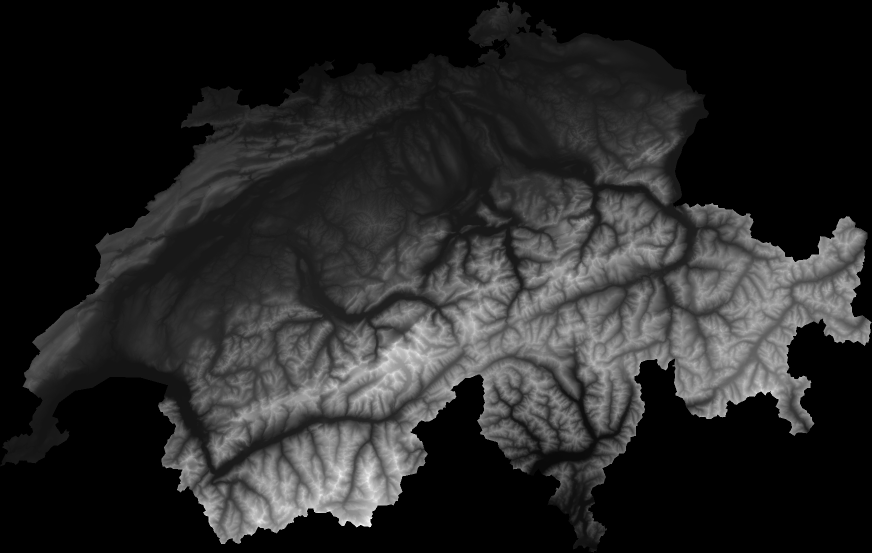
#> input picture scripts/weekly_poster_w46_assets/dhm200_ch.png, 1743 x 1105 px (shown at 1/2 size)
$ python weekly_poster_w46_map.py weekly_poster_w46_assets/dhm200_ch.png
#> lines starting #> are read from the running program, lines starting #| are printed output that depends on the picture; after the words box and inside, x2 and y2 are one past the last pixel; in counts of white or black regions, pixels touching at a corner belong together
### scripts/weekly_poster_w46_nebelmeer.py
"""Week 46 (6 - 12 November 2026), German: Nebelmeer.

Switzerland's relief from swisstopo's height model, seen from straight above, with a sea of fog
whose upper limit stands at exactly 1,132 metres above sea level: one metre for each of the week's
new decisions. Everything lower lies under the fog (52 % of the country: the Mittelland, the lake
basins, the floors of the Alpine valleys); the Jura ridges and the Alps stand out of it. Below the
map the same fog in a section from Basel to Monte Rosa.

Real: the heights (DHM25/200 m, © swisstopo) and the border. Drawn: the light (from the north-west,
as on Swiss maps), the fog's thinning towards its shore, and the shadows the mountains throw on it.

    design(week, lang) -> str      # a complete 1080x1350 HTML page
"""
from __future__ import annotations

import base64
import io
import json
from pathlib import Path

import numpy as np
from PIL import Image, ImageFilter

import weekly_poster as wp
from weekly_poster_designs import esc, page

W, H = 1080, 1350
ASSETS = Path(__file__).with_name("weekly_poster_w46_assets")
BG = (8, 11, 24)
ROCK_LO, ROCK_HI = np.array([14, 20, 44.0]), np.array([150, 168, 205.0])   # shadow side, lit side
RED = "#ff5a36"
FOG, FOG_SHADE = np.array([246, 243, 236.0]), np.array([176, 188, 214.0])
MAP_W = 1012                     # css px
MAP_X, MAP_Y = 34, 318
PROFILE = ((611.5, 267.5), (633.9, 87.3))        # Basel, Dufourspitze (km)


def heights() -> tuple[np.ndarray, dict]:
    meta = json.loads((ASSETS / "dhm200_ch.json").read_text())
    z = np.asarray(Image.open(ASSETS / "dhm200_ch.png")).astype(np.float32)
    return z, meta


def shade(z: np.ndarray, inside: np.ndarray, cell: float) -> np.ndarray:
    """Relief shading 0..1, light from the north-west, with a little light from the west and north
    so that no slope goes flat."""
    zz = np.where(inside, z, np.nan)
    fill = np.where(inside, z, np.nanmean(zz))
    gy, gx = np.gradient(fill, cell)
    out = np.zeros_like(fill)
    for az, wgt in ((315, .6), (270, .2), (0, .2)):
        a, alt = np.radians(az), np.radians(38)
        lx, ly, lz = np.sin(a) * np.cos(alt), np.cos(a) * np.cos(alt), np.sin(alt)
        out += wgt * np.clip((-gx * lx + gy * ly + lz) / np.sqrt(gx ** 2 + gy ** 2 + 1), 0, 1)
    return np.clip((out - .25) / .62, 0, 1)


# [35 lines left out: functions cast, render, not called in this run]


def profile(n: int = 900) -> tuple[np.ndarray, np.ndarray]:
    """Heights along the straight line Basel - Dufourspitze: (km along the line, metres)."""
    z1, meta = heights()
    (e0, n0), (e1, n1) = PROFILE
    t = np.linspace(0, 1, n)
    e, nn = e0 + (e1 - e0) * t, n0 + (n1 - n0) * t
    c, r = (e - meta["e0"]) / meta["cell"] - .5, (meta["n1"] - nn) / meta["cell"] - .5
    c0, r0 = np.floor(c).astype(int), np.floor(r).astype(int)
    fc, fr = c - c0, r - r0
    g = lambda rr, cc: z1[np.clip(rr, 0, z1.shape[0] - 1), np.clip(cc, 0, z1.shape[1] - 1)] - 1  # noqa: E731
    z = (g(r0, c0) * (1 - fc) + g(r0, c0 + 1) * fc) * (1 - fr) + (g(r0 + 1, c0) * (1 - fc) + g(r0 + 1, c0 + 1) * fc) * fr
    return t * float(np.hypot(e1 - e0, n1 - n0)), z


# [60 lines left out: functions uri, design, not called in this run]

### scripts/weekly_poster_w46_map.py
#!/usr/bin/env python3
"""Week 46 (6 - 12 November 2026): the animated map, one self-contained HTML page.

The German poster set in motion. Over Switzerland's relief the fog rises from the lowest ground
(Lago Maggiore, 193 m) to 1,132 metres above sea level while the figure counts from 0 to 1,132:
one metre for each of the week's new decisions. The section from Basel to Monte Rosa fills with
it. Under the pointer the page reads the height of the ground and says how far it lies under or
above the fog.

Real: the heights (DHM25/200 m, © swisstopo) and the border (swissBOUNDARIES3D). Drawn: the light
from the north-west, the fog's thinning towards its shore, the shadows on it. The page draws the
map on the GPU from one texture that holds each point's height and shading.

    python3 scripts/weekly_poster_w46_map.py            # -> output/posters/w46/map.html
    python3 scripts/weekly_poster_w46_map.py --site     # also docs/posters/2026-w46/map/ (archive step)
"""
from __future__ import annotations

import base64
import io
import json
import sys
from pathlib import Path

import numpy as np
from PIL import Image

sys.path.insert(0, str(Path(__file__).resolve().parent))

HERE = Path(__file__).parent
OUT = HERE.parent / "output" / "posters" / "w46" / "map.html"
SITE = HERE.parent / "docs" / "posters" / "2026-w46" / "map" / "index.html"
TEX_W = 1400                            # texture width in pixels


def geometry() -> tuple[dict, list, np.ndarray]:
    """Cantons, lakes and the national border as one ring (km), from weekly_poster_cantons.json."""
    data = json.loads((HERE / "weekly_poster_cantons.json").read_text(encoding="utf-8"))
    lakes = [np.array(r) for lk in data["lakes"] for r in lk["rings"]]
    chains = [np.array(c) for c in data["border"]]
    chains = [c for c in chains if np.abs(c[0] - c[-1]).sum() > 1e-6]      # an enclave's own ring stays out
    ring = chains.pop(0)
    while chains:                                                          # swisstopo's chains, end to end
        end = ring[-1]
        _, i, flip = min((min(np.hypot(*(c[0] - end)), np.hypot(*(c[-1] - end))), i,
                          np.hypot(*(c[-1] - end)) < np.hypot(*(c[0] - end))) for i, c in enumerate(chains))
        c = chains.pop(i)
        ring = np.vstack([ring, c[::-1] if flip else c])
    x, y = ring[:, 0], ring[:, 1]
    area = abs(np.sum(x * np.roll(y, -1) - np.roll(x, -1) * y)) / 2
    assert 41000 < area < 41600, area                                      # Switzerland: 41,285 km2
    return data["cantons"], lakes, ring


def build() -> dict:
    import weekly_poster_w46_nebelmeer as nb

    v = json.loads((HERE / "weekly_poster_w46_data.json").read_text(encoding="utf-8"))["verified"]
    z1, meta = nb.heights()
    inside = z1 > 0
    shade = nb.shade(z1 - 1, inside, meta["cell"] * 1000)
    w, h = TEX_W, round(TEX_W * z1.shape[0] / z1.shape[1])
    small = lambda a: np.asarray(Image.fromarray(a.astype(np.float32)).resize((w, h), Image.BILINEAR))  # noqa: E731
    cover = small(inside)
    zs = small(np.where(inside, z1 - 1, 0)) / np.maximum(cover, 1e-6)      # heights averaged over Swiss ground only
    ss = small(np.where(inside, shade, 0)) / np.maximum(cover, 1e-6)
    ins = cover > 0.5
    zq = np.where(ins, np.clip(np.round(zs), 0, 65000) + 1, 0).astype(np.uint16)
    rgb = np.stack([(zq >> 8).astype(np.uint8), (zq & 255).astype(np.uint8),
                    np.where(ins, np.clip(ss * 255, 0, 255), 0).astype(np.uint8)], axis=-1)
    png = io.BytesIO()
    Image.fromarray(rgb).save(png, "PNG", optimize=True)

    km, z = nb.profile()
    last = int(np.nonzero(z > 0)[0][-1])
    km, z = km[:last + 1], z[:last + 1]
    total = v["added"]
    under = float((inside & (z1 - 1 < total)).sum() / inside.sum())
    (e0, n0), (e1, n1) = nb.PROFILE
    fx = lambda e: (e - meta["e0"]) / (z1.shape[1] * meta["cell"])          # noqa: E731  (0..1 across the map)
    fy = lambda n: (meta["n1"] - n) / (z1.shape[0] * meta["cell"])          # noqa: E731
    return {"total": total, "week": 46, "tw": w, "th": h, "tex": base64.b64encode(png.getvalue()).decode(),
            "lowest": meta["lowest"], "under": round(under * 100),
            "km": round(float(km[-1]), 2), "prof": [round(float(a), 1) for a in z[::3]],
            "line": [round(fx(e0), 4), round(fy(n0), 4), round(fx(e1), 4), round(fy(n1), 4)],
            "box": [meta["e0"], meta["n1"], round(z1.shape[1] * meta["cell"], 1), round(z1.shape[0] * meta["cell"], 1)]}


def main() -> None:
    d = build()
#> (reads scripts/weekly_poster_w46_data.json from the repository)
#> (reads scripts/weekly_poster_w46_assets/dhm200_ch.json from the repository)
#> in build, `z1, meta = nb.heights()`: meta = {'e0': 485.3, 'n1': 296.1, 'cell': 0.2, 'lowest': 193, 'highest': 4557, 'source': 'swisstopo DHM25/200 m', 'attribution': '© swisstopo'}
#> in build, `inside = z1 > 0`:
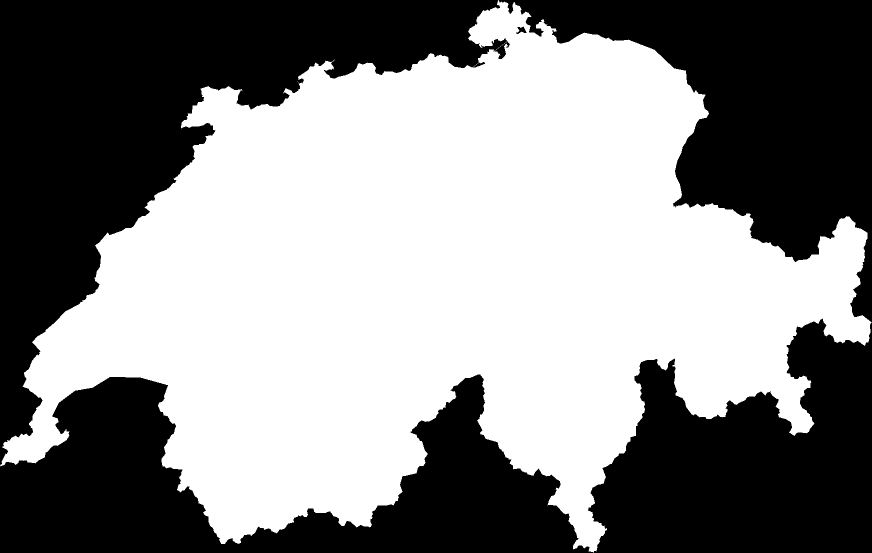
#> inside: shape (1105, 1743) bool (shown at 1/2 size); 53.7% white; 5 black regions, box (x1, y1, x2, y2) and area: (0, 0, 1020, 930) 310009, (0, 749, 1186, 1105) 201911, (997, 0, 1743, 644) 200964, (1176, 637, 1743, 1105) 178015, (1032, 53, 1053, 68) 160
#> in shade, `fill = np.where(inside, z, np.nanmean(zz))`:
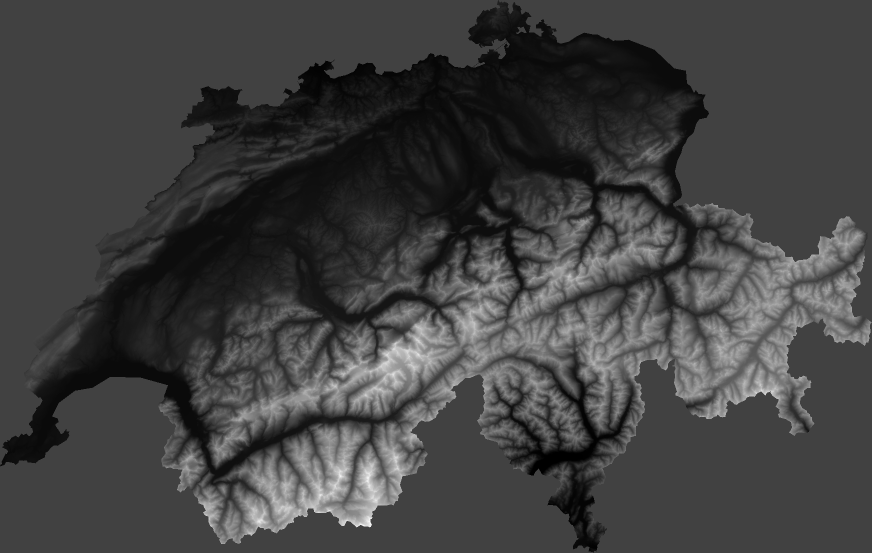
#> fill: shape (1105, 1743) float32 (shown at 1/2 size); min 193, max 4557, mean 1307.4; drawn with min black and max white
#> in shade, `gy, gx = np.gradient(fill, cell)`:
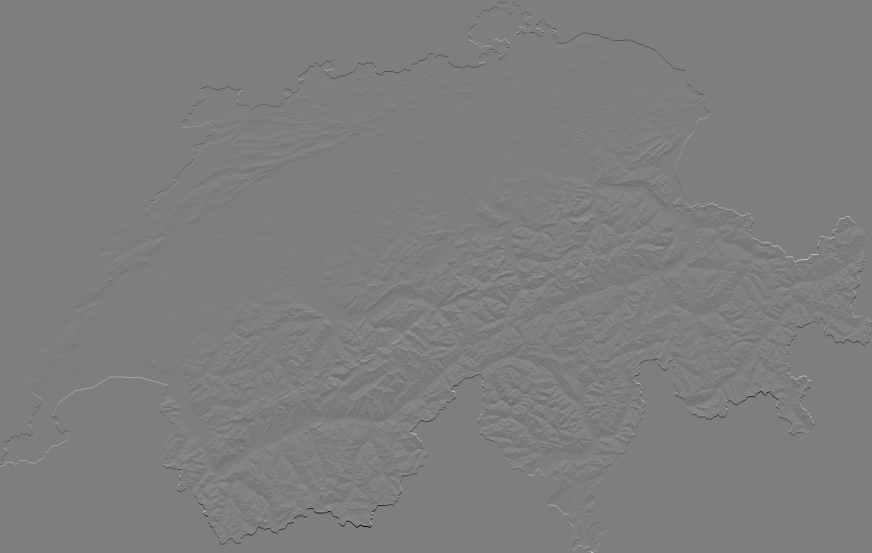
#> gy: shape (1105, 1743) float32 (shown at 1/2 size); min -7.94, max 8.08, mean 3.68e-06; drawn with min black and max white
#> the loop in shade, `for az, wgt in ((315, .6), (270, .2), (0, .2)):` made 3 passes
#> pass 1, in shade, `out += wgt * np.clip((-gx * lx + gy * ly + lz) / np.sqrt(gx ** 2 + gy ..`:
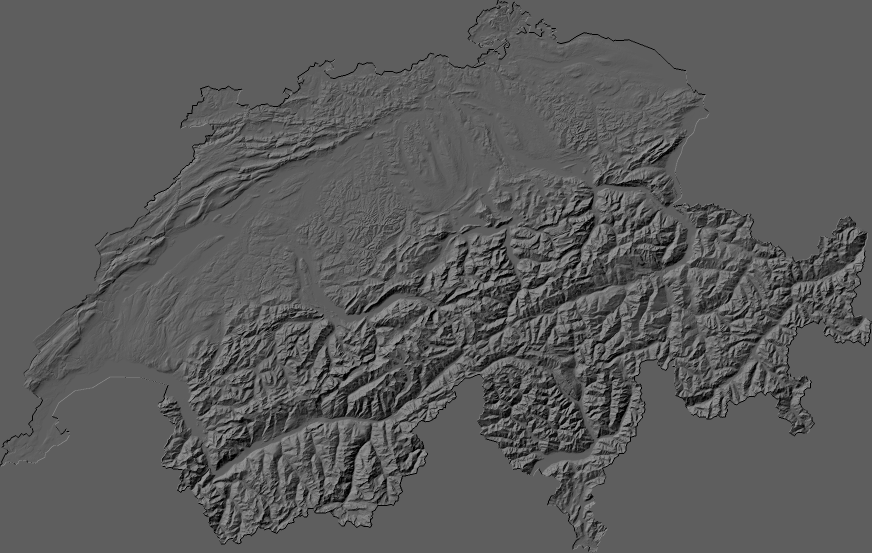
#> out: shape (1105, 1743) float32 (shown at 1/2 size); min 0, max 0.6, mean 0.357
#> in shade, `return np.clip((out - .25) / .62, 0, 1)`:
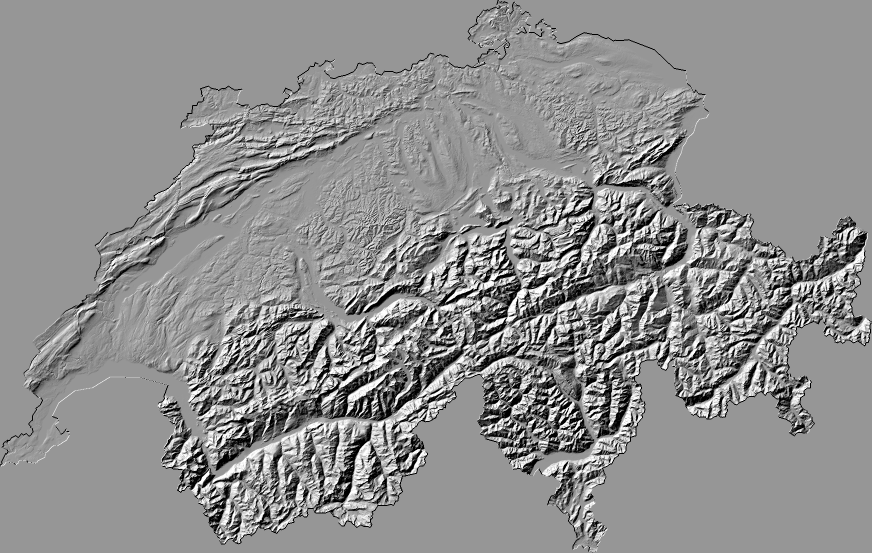
#> returned value: shape (1105, 1743) float32 (shown at 1/2 size); min 0, max 1, mean 0.562
#> in build, `ss = small(np.where(inside, shade, 0)) / np.maximum(cover, 1e-6)`:
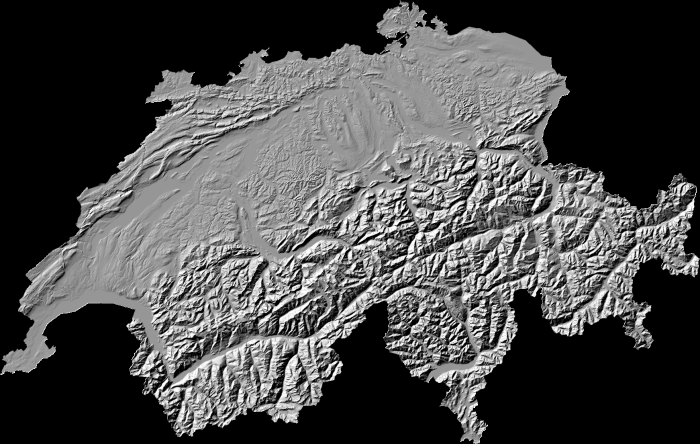
#> ss: shape (888, 1400) float32 (shown at 1/2 size); min 0, max 1, mean 0.292
#> in build, `ins = cover > 0.5`: ins: shape (888, 1400) bool; 53.7% white; 5 black regions, box (x1, y1, x2, y2) and area: (0, 0, 819, 747) 200081, (0, 602, 952, 888) 130320, (801, 0, 1400, 517) 129710, (945, 512, 1400, 888) 114898, (829, 43, 846, 55) 107
#> in build, `rgb = np.stack([(zq >> 8).astype(np.uint8), (zq & 255).astype(np.uint8..`:
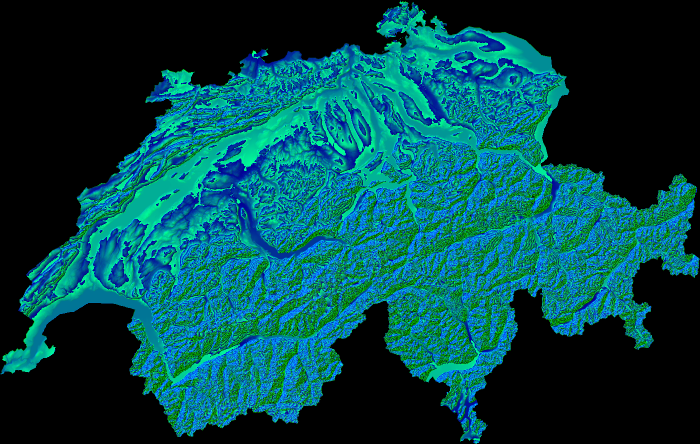
#> rgb: shape (888, 1400, 3) (shown at 1/2 size); mean of channels 0, 1, 2 2.5, 70.2, 73.9; drawn as R, G, B
#> in profile, `c, r = (e - meta["e0"]) / meta["cell"] - .5, (meta["n1"] - nn) / meta[..`: c = 900 values from 630.5 to 742.5; r = 900 values from 142.5 to 1043.5
#> in profile, `c0, r0 = np.floor(c).astype(int), np.floor(r).astype(int)`: c0 = 900 values from 630 to 742; r0 = 900 values from 142 to 1043
#> in profile, `fc, fr = c - c0, r - r0`: fc = 900 values, max 0.999 at index 301, min 0.000556 at index 598, mean 0.5; fr = 900 values, max 0.999 at index 674, min 0.000556 at index 225, mean 0.5
#> in profile, `z = (g(r0, c0) * (1 - fc) + g(r0, c0 + 1) * fc) * (1 - fr) + (g(r0 + 1..`: z = 900 values, max 4056.6 at index 818, min -1 at index 894, mean 1406.8
#> in build, `km, z = nb.profile()`: km = 900 values from 0 to 181.6
#> in build, `last = int(np.nonzero(z > 0)[0][-1])`: last = 893
#> in build, `km, z = km[:last + 1], z[:last + 1]`: km = 894 values from 0 to 180.4; z = 894 values, max 4056.6 at index 818, min 254.5 at index 0, mean 1416.3
#> in build, `under = float((inside & (z1 - 1 < total)).sum() / inside.sum())`: under = 0.518
#> d = 11 items
#> (the run stopped early here; a loop or call above may not have finished)
